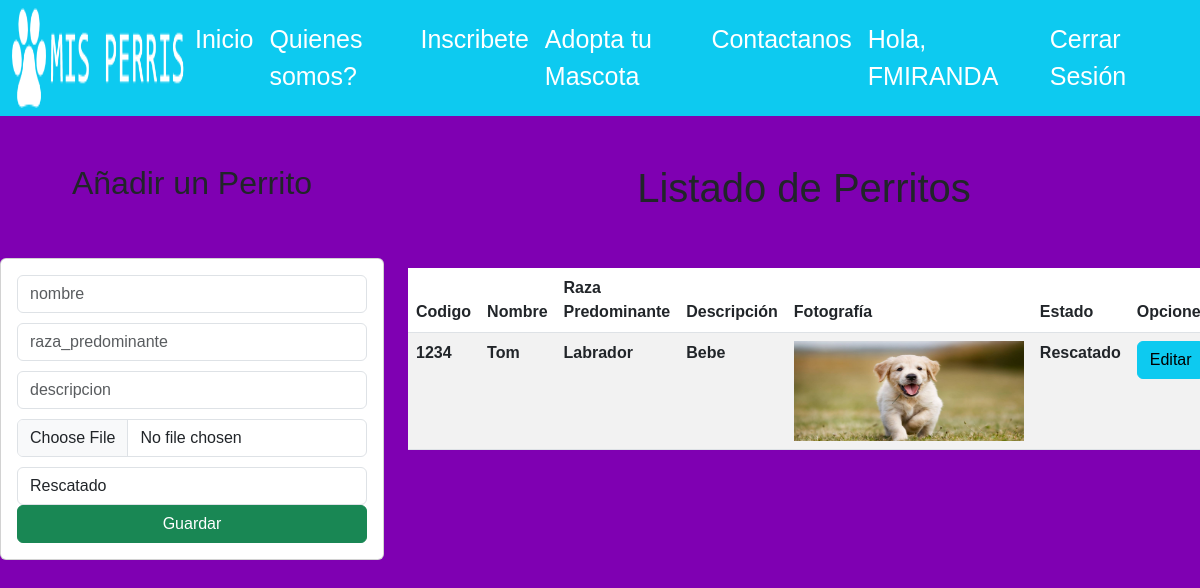
Before: /misperris/gestionPerros/ (signed in) with the older database file.
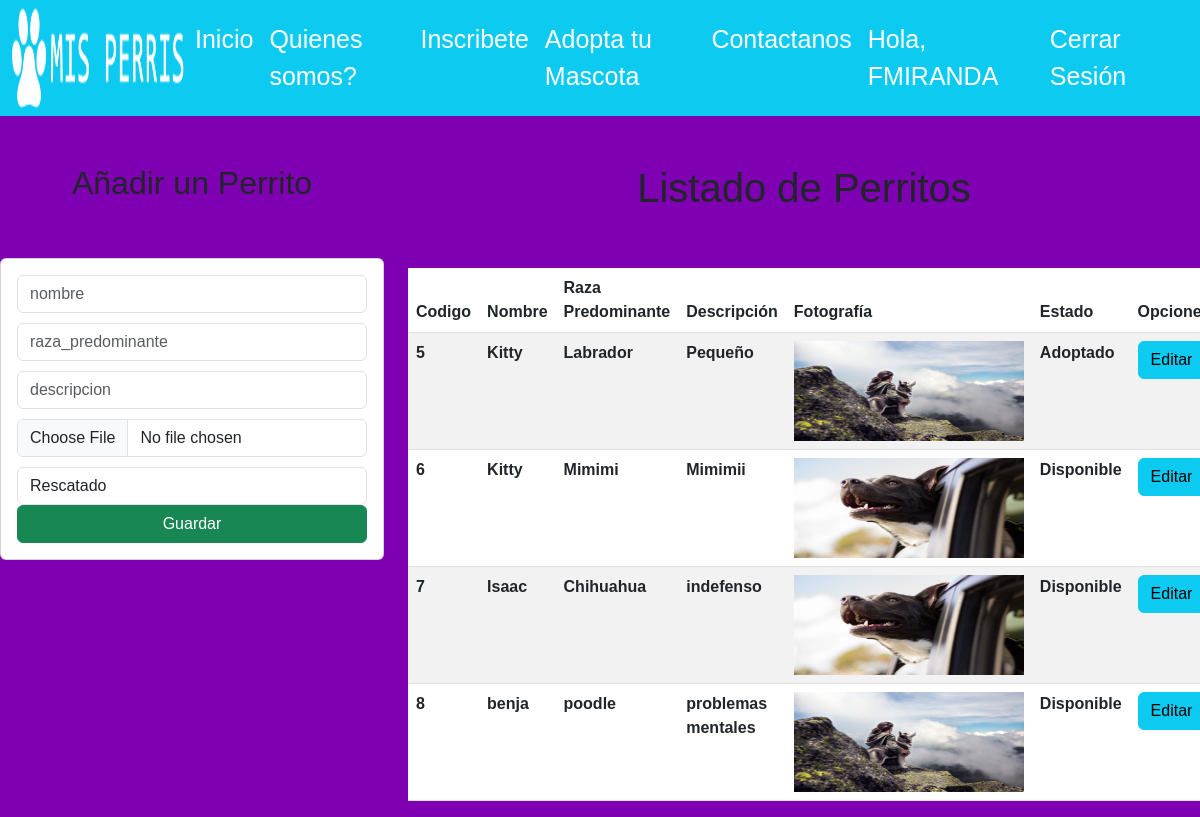
After: the same page with the newer database file.
### misperris/models.py (models this page shows, shortened)
class Lista_perros(models.Model):
    TIPO_ESTADO = [
            ('rescatado', 'Rescatado'),
            ('disponible', 'Disponible'),
            ('adoptado', 'Adoptado'),
            ('revision', 'revision psiquiatrica')
        ]
    codigo = models.AutoField(primary_key=True)
    nombre = models.CharField(max_length=100)
    raza_predominante = models.CharField(max_length=100)
    descripcion = models.CharField(max_length=1000)
    imagen = models.ImageField(upload_to='imagenes_perros')
    estado = models.CharField(choices=TIPO_ESTADO, max_length=1000)

### misperris/views.py (the view)
# urls.py: path('misperris/gestionPerros/',views.gestionPerros, name='gestionPerros'),
@login_required
def gestionPerros(request):
    perro = Lista_perros.objects.all()
    perros = Lista_perros.objects.filter(estado='Disponible')
    if (request.user.is_superuser):
        return render(request, 'misperris/gestionPerros.html', {'perros': perro})
    else:
        return render(request, 'registration/vistaPerros.html', {'animales': perros})

### misperris/templates/misperris/gestionPerros.html (shortened to what this page needs)
{% extends "misperris/base.html" %}
{% block content %}
<div class="row">
    <div class="col-sm-6 col-md-6 col-lg-4 col-xl-4">
        <br>
        <br>
        <h2 class="text-center">Añadir un Perrito</h2>
        <br>
        <br>
        <div class="card">
            <div class="card-body">
                <form method="POST" action="/registrarPerros/" enctype="multipart/form-data">{% csrf_token %}
                    <div class="form-group">
                        <input type="text" id="nombre" name="nombre" class="form-control" placeholder="nombre" minlength="3" maxlength="100" required>
                    </div>
                    <div class="form-group">
                        <input type="text" id="raza_predominante" name="raza_predominante" class="form-control" placeholder="raza_predominante" minlength="4" maxlength="100" required>
                    </div>
                    <div class="form-group">
                        <input type="text" id="descripcion" name="descripcion" class="form-control" placeholder="descripcion" minlength="0" maxlength="1000" required>
                    </div>
                    <div class="form-group">
                        <input type="file" id="imagen" name="imagen" class="form-control" placeholder="imagen" minlength="0" maxlength="1000" required>
                    </div>
                    <div class="form-group">
                        <select id="estado" name="estado" class="form-control" placeholder="estado" required>
                            <option>Rescatado</option>
                        </select>
                    </div>
                    <div>
                        <button type="submit" class="btn btn-success col-12">Guardar</button>
                    </div>
                </form>
            </div>
        </div>
    </div>
    <div class="col-sm-6 col-md-6 col-lg-8 col-xl-8">
        <br>
        <br>
        <h1 class="text-center">Listado de Perritos</h1>
        <br>
        <br>
        <div class="table-responsive">
            <table class="table table-striped">
                <thead>
                    <tr>
                        <th>Codigo</th>
                        <th>Nombre</th>
                        <th>Raza Predominante</th>
                        <th>Descripción</th>
                        <th>Fotografía</th>
                        <th>Estado</th>
                        <th colspan="2">Opciones</th>
                    </tr>
                    <tbody>
                        {% for p in perros %}
                        <tr>
                            <th>{{p.codigo}}</th>
                            <th>{{p.nombre}}</th>
                            <th>{{p.raza_predominante}}</th>
                            <th>{{p.descripcion}}</th>
                            <th><img src="{{ p.imagen.url }}" width="249px !important" height="151px !important" class="card-img-top"></th>
                            <th>{{p.estado}}</th>
                            <td><a href="/edicionPerros/{{ p.codigo }}" class="btn btn-info">Editar</a></td>
                        </tr>
                        {% endfor %}
                    </tbody>
                </thead>
            </table>
        </div>
    </div>
</div>
{% endblock %}

### misperris/templates/misperris/base.html (shortened to what this page needs)
<!DOCTYPE html>
<html lang="en">
<head>
  {% load static %}
    <link href="https://cdn.jsdelivr.net/npm/bootstrap@5.3.0/dist/css/bootstrap.min.css" rel="stylesheet"
>
    <link rel="stylesheet" href="{% static 'formulario.css' %}">
    <link href="{% static 'index.css' %}" rel="stylesheet" />
    <link href="{% static 'base.css' %}" rel="stylesheet" />
    <link href="{% static 'login.css' %}" rel="stylesheet" />
</head>
<body>
    <nav class="navbar navbar-expand-lg bg-body-dark navbar-dark bg-info">
        <div class="container-fluid">
          <center><img src="{% static '/img/logo.png' %}" id="logo" class="logo-img"/></center>
          <div class="collapse navbar-collapse" id="navbarNav">
            <ul class="navbar-nav">
              <li class="nav-item">
                <a class="nav-link active" aria-current="page"  href="{% url 'index' %}">Inicio</a>
              </li>
              <li class="nav-item">
                <a class="nav-link active" aria-current="page" href="{% url 'quienessomos' %}">Quienes somos?</a>
              </li>
              <li class="nav-item">
                <a class="nav-link active" aria-current="page" href="{% url 'formulario' %}">Inscribete</a>
              </li>
              <li class="nav-item">
                <a class="nav-link active" aria-current="page" href="{% url 'gestionPerros' %}">Adopta tu Mascota</a>
              </li>
              <li class="nav-item">
                <a class="nav-link active" aria-current="page" href="https://www.instagram.com/adoptaaunperritochile/">Contactanos</a>
              </li>
            </ul>
          </div>
            <ul class="navbar-nav ml-auto">
              {% if request.user.is_authenticated %}
              <li>
                <a class="nav-link active" aria-current="page">Hola, {{user.username | upper }}</a>
              </li>
              <li class="nav-item">
                <a class="nav-link active" aria-current="page" href="{% url 'exit' %}">Cerrar Sesión</a>
              </li>
              {% endif %}
            </ul>
        </div>
      </nav>
      <main>
        {% block content %}
        {% endblock %}
      </main>
</body>
</html>

### misperris/static/formulario.css (style rules this page uses)
body { font-family: Arial, Helvetica, sans-serif; }
input { float: center; width: 200px; margin-bottom: 10px; }
button { clear: both; float: center; width: 150px; color: black; }
a { color: white; }

### misperris/static/index.css (style rules this page uses)
#logo { width: 400px; height: 100px; }
body { background-color: #7f00b2; }
a { text-decoration: none; }
.card-img-top { width: 230px; height: 100px; }

### misperris/static/base.css (style rules this page uses)
.logo-img { max-width: 175px; }
.nav-link { font-size: 25px; }

Changed rows visible on the page:
removed Lista_perros: codigo "1234", nombre "Tom", raza_predominante "Labrador", descripcion "Bebe", imagen (picture), estado "Rescatado"
added Lista_perros: codigo "5", nombre "Kitty", raza_predominante "Labrador", descripcion "Pequeño", imagen (picture), estado "Adoptado"
added Lista_perros: codigo "6", nombre "Kitty", raza_predominante "Mimimi", descripcion "Mimimii", imagen (picture), estado "Disponible"
added Lista_perros: codigo "7", nombre "Isaac", raza_predominante "Chihuahua", descripcion "indefenso", imagen (picture), estado "Disponible"
added Lista_perros: codigo "8", nombre "benja", raza_predominante "poodle", descripcion "problemas mentales", imagen (picture), estado "Disponible"
